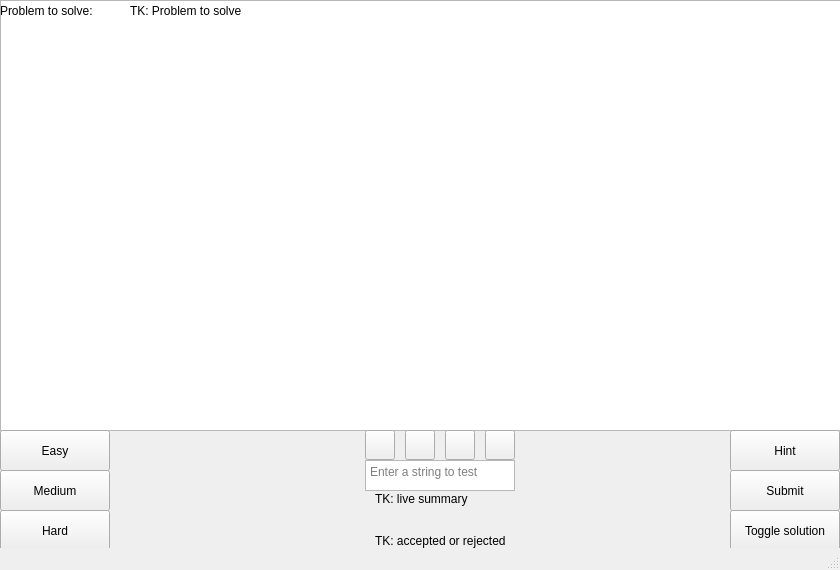
<?xml version="1.0" encoding="UTF-8"?>
<ui version="4.0">
 <class>MainWindow</class>
 <widget class="QMainWindow" name="MainWindow">
  <property name="geometry">
   <rect>
    <x>0</x>
    <y>0</y>
    <width>840</width>
    <height>570</height>
   </rect>
  </property>
  <property name="windowTitle">
   <string>MainWindow</string>
  </property>
  <widget class="QWidget" name="centralwidget">
   <widget class="QLabel" name="ui_problem_to_solve_tooltip_label">
    <property name="geometry">
     <rect>
      <x>0</x>
      <y>0</y>
      <width>131</width>
      <height>21</height>
     </rect>
    </property>
    <property name="text">
     <string>Problem to solve: </string>
    </property>
   </widget>
   <widget class="QGraphicsView" name="ui_central_graphics_area_graphicsView">
    <property name="geometry">
     <rect>
      <x>0</x>
      <y>0</y>
      <width>841</width>
      <height>431</height>
     </rect>
    </property>
   </widget>
   <widget class="QPushButton" name="ui_skip_to_start_pushButton">
    <property name="geometry">
     <rect>
      <x>365</x>
      <y>430</y>
      <width>30</width>
      <height>30</height>
     </rect>
    </property>
    <property name="text">
     <string/>
    </property>
    <property name="icon">
     <iconset resource="resources.qrc">
      <normaloff>:/icons/icons/skip_to_begin.svg</normaloff>:/icons/icons/skip_to_begin.svg</iconset>
    </property>
    <property name="iconSize">
     <size>
      <width>100</width>
      <height>42</height>
     </size>
    </property>
   </widget>
   <widget class="QPushButton" name="ui_skip_back_one_step_pushButton">
    <property name="geometry">
     <rect>
      <x>405</x>
      <y>430</y>
      <width>30</width>
      <height>30</height>
     </rect>
    </property>
    <property name="text">
     <string/>
    </property>
    <property name="icon">
     <iconset resource="resources.qrc">
      <normaloff>:/icons/icons/step_backwards.svg</normaloff>:/icons/icons/step_backwards.svg</iconset>
    </property>
    <property name="iconSize">
     <size>
      <width>100</width>
      <height>25</height>
     </size>
    </property>
   </widget>
   <widget class="QPushButton" name="ui_skip_forward_one_step_pushButton">
    <property name="geometry">
     <rect>
      <x>445</x>
      <y>430</y>
      <width>30</width>
      <height>30</height>
     </rect>
    </property>
    <property name="text">
     <string/>
    </property>
    <property name="icon">
     <iconset resource="resources.qrc">
      <normaloff>:/icons/icons/step_forwards.svg</normaloff>:/icons/icons/step_forwards.svg</iconset>
    </property>
    <property name="iconSize">
     <size>
      <width>100</width>
      <height>25</height>
     </size>
    </property>
   </widget>
   <widget class="QPushButton" name="ui_skip_to_end_pushButton">
    <property name="geometry">
     <rect>
      <x>485</x>
      <y>430</y>
      <width>30</width>
      <height>30</height>
     </rect>
    </property>
    <property name="text">
     <string/>
    </property>
    <property name="icon">
     <iconset resource="resources.qrc">
      <normaloff>:/icons/icons/skip_to_end.svg</normaloff>:/icons/icons/skip_to_end.svg</iconset>
    </property>
    <property name="iconSize">
     <size>
      <width>100</width>
      <height>42</height>
     </size>
    </property>
   </widget>
   <widget class="QTextEdit" name="ui_take_string_to_test_textEdit">
    <property name="geometry">
     <rect>
      <x>365</x>
      <y>460</y>
      <width>150</width>
      <height>31</height>
     </rect>
    </property>
    <property name="toolTip">
     <string/>
    </property>
    <property name="toolTipDuration">
     <number>2</number>
    </property>
    <property name="placeholderText">
     <string>Enter a string to test</string>
    </property>
   </widget>
   <widget class="QLabel" name="ui_live_input_proc_summary_label">
    <property name="geometry">
     <rect>
      <x>375</x>
      <y>490</y>
      <width>130</width>
      <height>17</height>
     </rect>
    </property>
    <property name="text">
     <string>TK: live summary</string>
    </property>
   </widget>
   <widget class="QLabel" name="ui_input_accepted_or_rejected_label">
    <property name="geometry">
     <rect>
      <x>375</x>
      <y>530</y>
      <width>130</width>
      <height>21</height>
     </rect>
    </property>
    <property name="text">
     <string>TK: accepted or rejected</string>
    </property>
   </widget>
   <widget class="QLabel" name="ui_problem_to_solve_label">
    <property name="geometry">
     <rect>
      <x>130</x>
      <y>0</y>
      <width>121</width>
      <height>21</height>
     </rect>
    </property>
    <property name="text">
     <string>TK: Problem to solve</string>
    </property>
   </widget>
   <widget class="QPushButton" name="ui_difficulty_easy_pushButton">
    <property name="geometry">
     <rect>
      <x>0</x>
      <y>430</y>
      <width>110</width>
      <height>41</height>
     </rect>
    </property>
    <property name="text">
     <string>Easy</string>
    </property>
   </widget>
   <widget class="QPushButton" name="ui_difficulty_medium_pushButton">
    <property name="geometry">
     <rect>
      <x>0</x>
      <y>470</y>
      <width>110</width>
      <height>41</height>
     </rect>
    </property>
    <property name="text">
     <string>Medium</string>
    </property>
   </widget>
   <widget class="QPushButton" name="ui_difficulty_hard_pushButton">
    <property name="geometry">
     <rect>
      <x>0</x>
      <y>510</y>
      <width>110</width>
      <height>41</height>
     </rect>
    </property>
    <property name="text">
     <string>Hard</string>
    </property>
   </widget>
   <widget class="QPushButton" name="ui_toggle_solution_pushButton">
    <property name="geometry">
     <rect>
      <x>730</x>
      <y>510</y>
      <width>110</width>
      <height>41</height>
     </rect>
    </property>
    <property name="text">
     <string>Toggle solution</string>
    </property>
   </widget>
   <widget class="QPushButton" name="ui_submit_solution_pushButton">
    <property name="geometry">
     <rect>
      <x>730</x>
      <y>470</y>
      <width>110</width>
      <height>41</height>
     </rect>
    </property>
    <property name="text">
     <string>Submit</string>
    </property>
   </widget>
   <widget class="QPushButton" name="ui_request_hint_pushButton">
    <property name="geometry">
     <rect>
      <x>730</x>
      <y>430</y>
      <width>110</width>
      <height>41</height>
     </rect>
    </property>
    <property name="text">
     <string>Hint</string>
    </property>
   </widget>
   <zorder>ui_central_graphics_area_graphicsView</zorder>
   <zorder>ui_problem_to_solve_tooltip_label</zorder>
   <zorder>ui_skip_to_start_pushButton</zorder>
   <zorder>ui_skip_back_one_step_pushButton</zorder>
   <zorder>ui_skip_forward_one_step_pushButton</zorder>
   <zorder>ui_skip_to_end_pushButton</zorder>
   <zorder>ui_take_string_to_test_textEdit</zorder>
   <zorder>ui_live_input_proc_summary_label</zorder>
   <zorder>ui_input_accepted_or_rejected_label</zorder>
   <zorder>ui_problem_to_solve_label</zorder>
   <zorder>ui_difficulty_easy_pushButton</zorder>
   <zorder>ui_difficulty_medium_pushButton</zorder>
   <zorder>ui_difficulty_hard_pushButton</zorder>
   <zorder>ui_toggle_solution_pushButton</zorder>
   <zorder>ui_submit_solution_pushButton</zorder>
   <zorder>ui_request_hint_pushButton</zorder>
  </widget>
  <widget class="QStatusBar" name="statusbar"/>
 </widget>
 <resources>
  <include location="resources.qrc"/>
  <include location="resources.qrc"/>
 </resources>
 <connections/>
</ui>
